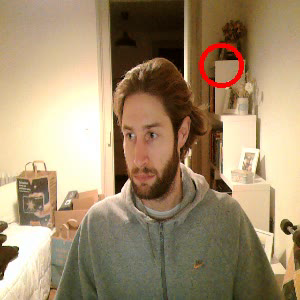
#> input picture frame 9 of src/output/orange_detection.avi, 300 x 300 px, given in place of the camera
$ python color_filter.py
#> lines starting #> are read from the running program, lines starting #| are printed output that depends on the picture; after the words box and inside, x2 and y2 are one past the last pixel; in counts of white or black regions, pixels touching at a corner belong together
### src/detection.py
import cv2
import numpy as np


def orange_detection(contours):
    box = (0, 0, 0, 0)
    for cnt in contours:
        (x, y, w, h) = cv2.boundingRect(cnt)
        box = (x, y, x + w, y + h)
        break

    return box

### src/color_filter.py
import cv2
import numpy as np
from detection import orange_detection


camera_id = '/dev/video0'
cap = cv2.VideoCapture(camera_id, cv2.CAP_V4L2)
result = cv2.VideoWriter(
    'orange_detection.avi',
    cv2.VideoWriter_fourcc('M','J','P','G'),
    20,
    (300, 300)
    )

while True:
    _, frame = cap.read()
#> frame is the input picture: shape (300, 300, 3); mean B, G, R 110.6, 141.1, 162.1
    #frame = cv2.resize(frame, (300, 300))

    # video processing
    low_orange = np.array([11, 150, 90])
    high_orange = np.array([180, 255, 255])

    gaussian_blur = cv2.GaussianBlur(frame, (15, 15), 0)
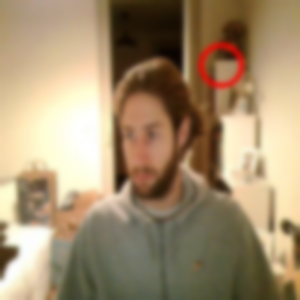
#> gaussian_blur: shape (300, 300, 3); mean B, G, R 110.6, 141.1, 162.1
    hsv = cv2.cvtColor(gaussian_blur, cv2.COLOR_BGR2HSV)
#> hsv: shape (300, 300, 3); mean H, S, V 20.4, 94.6, 162.4
    mask = cv2.inRange(hsv, low_orange, high_orange)
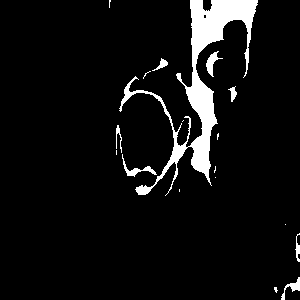
#> mask: shape (300, 300); 6.5% white; 18 white regions (10 under 20 px), largest, box (x1, y1, x2, y2) and area: (119, 0, 258, 196) 5033, (122, 154, 157, 177) 167, (206, 51, 223, 77) 162
    kernel = np.ones((5, 5), np.int8)
    erosion = cv2.erode(mask, kernel, iterations=2)
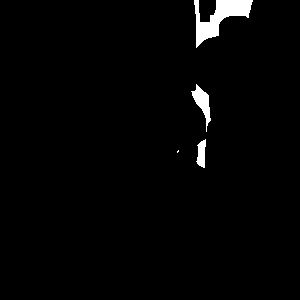
#> erosion: shape (300, 300); 1.9% white; 4 white regions (1 under 20 px)

    contours, _ = cv2.findContours(erosion, cv2.RETR_EXTERNAL, cv2.CHAIN_APPROX_SIMPLE)
#> contours = 4 contours, 1 with area under 20; largest, box (x1, y1, x2, y2) and area: (194, 0, 253, 48) 1060, (191, 84, 211, 132) 313, (196, 139, 206, 168) 162
    contours = sorted(contours, key=lambda x: cv2.contourArea(x), reverse=True)

    od = orange_detection(contours)
#> the loop in orange_detection, `for cnt in contours:` made 1 pass
#> (x, y, w, h, box) on pass 1: (194, 0, 59, 48, (194, 0, 253, 48))
#> od = (194, 0, 253, 48)
    x, y, x2, y2 = od
#> x = 194; y = 0; x2 = 253; y2 = 48
    cx = int((x + x2) / 2)
#> cx = 223
    cy = int((y + y2) / 2)
#> cy = 24

    print("cx = {}, cy = {}".format(cx, cy))
#| cx = 223, cy = 24


    # show output
    #cv2.rectangle(frame, (x, y), (x2, y2), (255, 0, 0), 4)
    cv2.circle(frame, (cx, cy), 20, (0, 0, 255), 4)
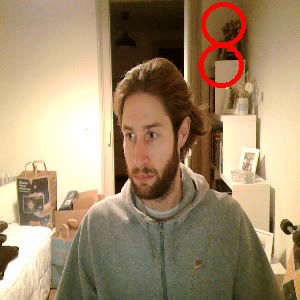
#> frame: shape (300, 300, 3); 0.68% of pixels changed, all inside (x1, y1, x2, y2) = (201, 2, 246, 47)
    cv2.imshow('frame', frame)
    result.write(frame)


    k = cv2.waitKey(5) & 0xFF
#> (key q is pressed here)
    if k == 27 or k == ord('q'):
        break

cv2.destroyAllWindows()
cap.release()
result.release()

$ run again, starting later in the video
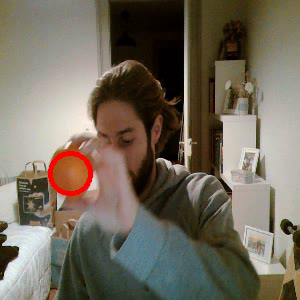
#> input picture frame 74 of src/output/orange_detection.avi, 300 x 300 px, given in place of the camera
#> frame is the input picture: shape (300, 300, 3); mean B, G, R 93, 106.8, 115
#> hsv: shape (300, 300, 3); mean H, S, V 28.3, 82.2, 117.7
#> `mask = cv2.inRange(hsv, low_orange, high_orange)`:
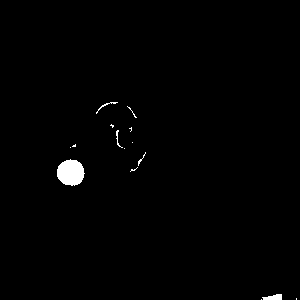
#> mask: shape (300, 300); 0.9% white; 15 white regions (10 under 20 px), largest, box (x1, y1, x2, y2) and area: (57, 159, 85, 186) 572, (262, 294, 282, 300) 87, (96, 102, 118, 114) 38, (116, 130, 123, 148) 31, (138, 152, 146, 166) 22
#> erosion: shape (300, 300); 0.24% white; 2 white regions (1 under 20 px)
#> contours = 2 contours, 1 with area under 20; largest, box (x1, y1, x2, y2) and area: (62, 164, 80, 181) 192
#> the loop in orange_detection, `for cnt in contours:` made 1 pass
#> (x, y, w, h, box) on pass 1: (62, 164, 18, 17, (62, 164, 80, 181))
#> od = (62, 164, 80, 181)
#> `x, y, x2, y2 = od`: x = 62; y = 164; x2 = 80; y2 = 181
#> cx = 71
#> cy = 172
#| cx = 71, cy = 172
#> `cv2.circle(frame, (cx, cy), 20, (0, 0, 255), 4)`:
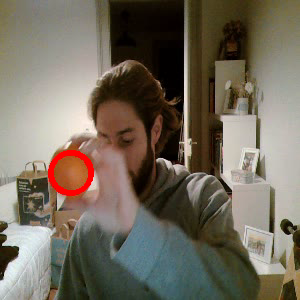
#> frame: shape (300, 300, 3); 0.68% of pixels changed, all inside (x1, y1, x2, y2) = (49, 150, 94, 195)
